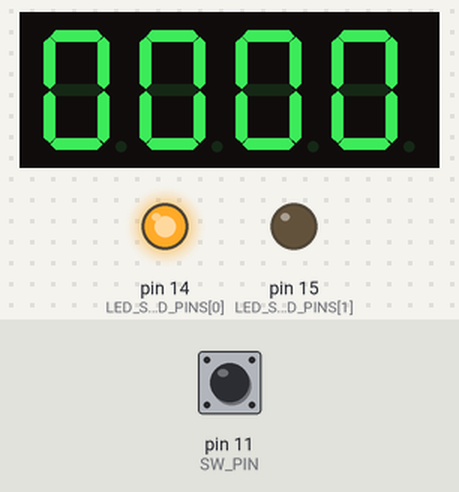
A sketch run on a simulated Arduino Uno, built with avr-gcc and run on an emulated ATmega328P. Parts: 4-digit seven-segment display, output pins drawn as LEDs (lit = HIGH). Wiring (inferred from the names in the program): 4-digit 7-segment display, segments lit when HIGH: segments pin 2, pin 3, pin 4, pin 5, pin 6, pin 7, pin 8, pin 9; digit selects pin 16, pin 17, pin 18, pin 19. Inputs (shaded band) come from the test bench; at power-on: pin 11 (SW_PIN) HIGH. The segment pins are drawn as the display they are named for; pins used as bus, display or sensor lines are not drawn.

Above: at 1.2 s.
1.3 s: pin 11 (SW_PIN) pulled LOW for 0.15 s
At 1.8 s:
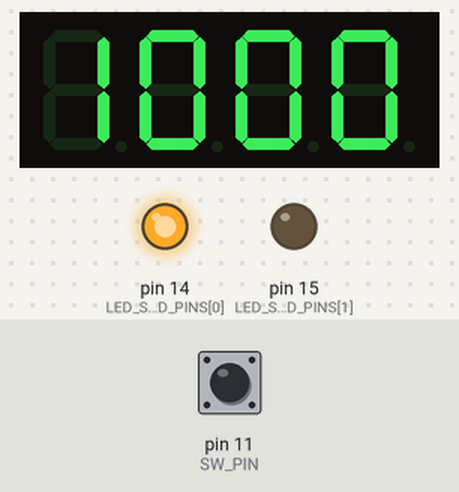
3.0 s: pin 11 (SW_PIN) pulled LOW for 1 s
At 5.2 s:
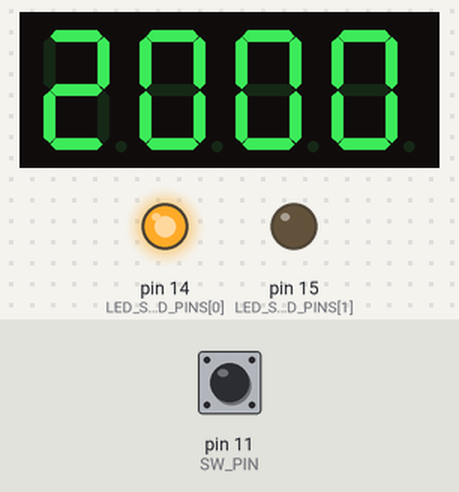
5.5 s: pin 11 (SW_PIN) pulled LOW for 0.15 s
At 6.2 s:
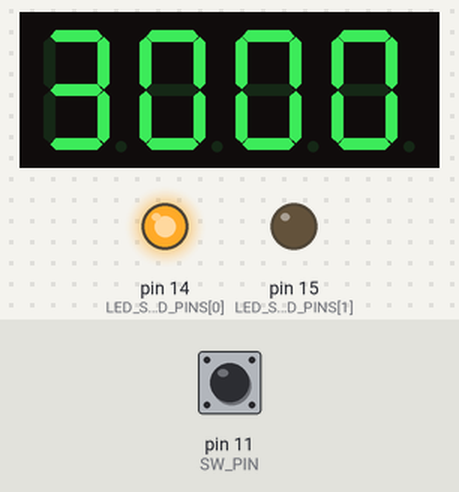
7.2 s: pin 11 (SW_PIN) pulled LOW for 1 s
At 9.2 s:
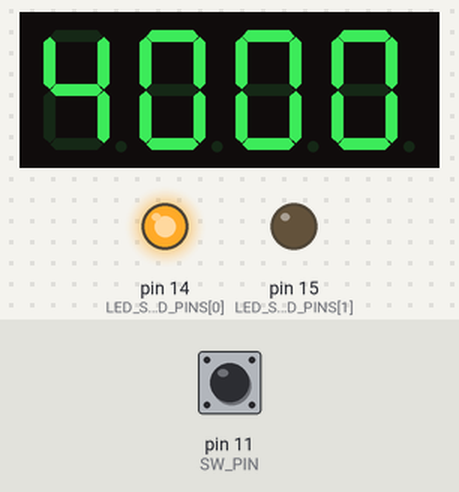
Timing chart, 0 to 10.7 s (numbered marks = the images above; inputs shaded):
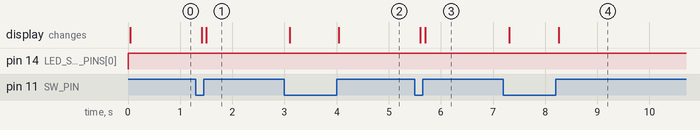

Measured:
- after the input at 1.3 s, the display: first changes after 0.11 s (image 1 shows a later state)
- after the input at 3.0 s, the display: first changes after 0.10 s (image 2 shows a later state)
- after the input at 5.5 s, the display: first changes after 0.10 s (image 3 shows a later state)
- after the input at 7.2 s, the display: first changes after 0.11 s (image 4 shows a later state)

The sketch:

Day5Exercise3.ino
```cpp
#include<Arduino.h>

/** Constants **/
const unsigned int DATA_PINS[8] = {2, 3, 4, 5, 6, 7, 8, 9};
const unsigned int LED_SSD_GND_PINS[2] = {14, 15};
const unsigned int LED_GND_INDEX = 0;
const unsigned int SSD_GND_INDEX = 1;
const unsigned int PROG_DELAY = 5;
const unsigned int SWITCHING_PINS[4] = {16, 17, 18, 19};
const unsigned int COUNTER_CYCLES = 5;
const unsigned int SW_PIN = 11;
const unsigned int DEBOUNCE_RELEASE_DELAY = 50;

/* SSD Constants */
const unsigned int DIGIT_MAP[10] = {
    0x3f,
    0x06,
    0x5b,
    0x4f,
    0x66,
    0x6d,
    0x7d,
    0x07,
    0x7f,
    0x6f
};

/** Variables **/
unsigned int count = 0;
unsigned int cycles = 0;

void setup() {
    pinMode(SW_PIN, INPUT_PULLUP);

    for (int x = 0; x < sizeof(DATA_PINS)/sizeof(DATA_PINS[0]); x++) {
        pinMode(DATA_PINS[x], OUTPUT);
    }

    for (int x = 0; x < sizeof(SWITCHING_PINS)/sizeof(SWITCHING_PINS[0]); x++) {
        pinMode(SWITCHING_PINS[x], OUTPUT);
    }

    for (int x = 0; x < sizeof(LED_SSD_GND_PINS)/sizeof(LED_SSD_GND_PINS[0]); x++) {
        pinMode(LED_SSD_GND_PINS[x], OUTPUT);
    }
}

void loop() {
    displayNumber(count);

    if (digitalRead(SW_PIN) == LOW) {
        count++;

        while(digitalRead(SW_PIN) == LOW) {
            delay(DEBOUNCE_RELEASE_DELAY);
        }
    }

    if (count == 10000) {
        count = 0;
    }
}

void displayNumber(unsigned int number) {
    unsigned int digits[4];

    digits[0] = number%10;
    digits[1] = (number/10)%10;
    digits[2] = (number/100)%10;
    digits[3] = (number/1000);

    for (int n = 0; n < 4; n++) {
        SSDSelect(n);
        SSDWrite(digits[n]);
        delay(5);
    }
}

void clearData() {
    for (int x = 0; x < sizeof(DATA_PINS)/sizeof(DATA_PINS[0]) ; x++) {
        digitalWrite(DATA_PINS[x], LOW);
    }
}

void clearSelection() {
    for (int x = 0; x < sizeof(SWITCHING_PINS)/sizeof(SWITCHING_PINS[0]) ; x++) {
        digitalWrite(SWITCHING_PINS[x], LOW);
    }
}

void SSDSelect(unsigned int idx) {
    clearSelection();
    digitalWrite(SWITCHING_PINS[idx], HIGH);
}

void SSDWrite(unsigned int digit) {
    clearData();
    digitalWrite(LED_SSD_GND_PINS[LED_GND_INDEX], HIGH);
    digitalWrite(LED_SSD_GND_PINS[SSD_GND_INDEX], LOW);

    unsigned int value = DIGIT_MAP[digit];

    for (int x = 0; x < 8; x++) {
        unsigned int mask = 1<<x;
        unsigned int check = value & mask;

        if (check == mask) {
            digitalWrite(DATA_PINS[x], HIGH);
        }
    }
}
```
